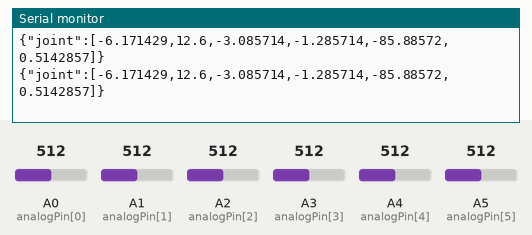
The sketch below on a simulated Arduino Uno, built with avr-gcc and run on an emulated ATmega328P. On the bench: the last lines printed to the serial monitor. The test bench sets the inputs (shaded band); at power-on: A0 (analogPin[0]) = 512, A1 (analogPin[1]) = 512, A2 (analogPin[2]) = 512, A3 (analogPin[3]) = 512, A4 (analogPin[4]) = 512, A5 (analogPin[5]) = 512.

Above: at 1.2 s.
1.3 s: A0 (analogPin[0]) set to 716
At 1.9 s:
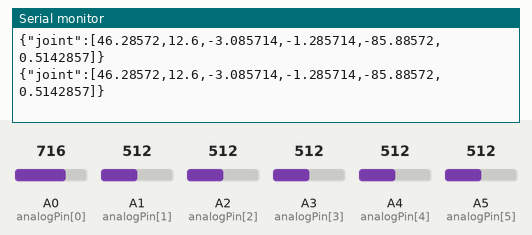
4.3 s: A1 (analogPin[1]) set to 30
At 5.2 s:
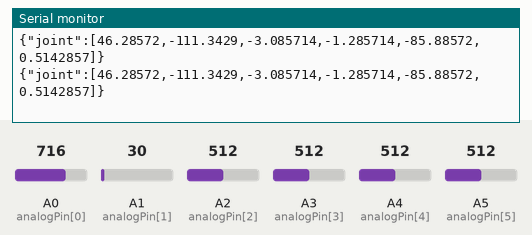
7.3 s: A2 (analogPin[2]) set to 30
At 8.4 s:
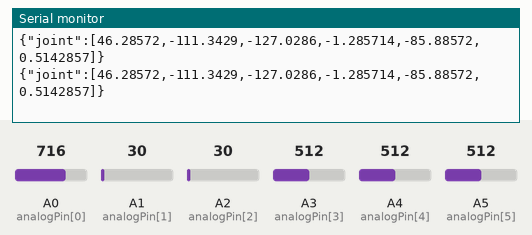

Measured:
- after the input at 1.3 s, the serial monitor: prints a new line at once (image 1)
- after the input at 4.3 s, the serial monitor: prints a new line at once (image 2)
- after the input at 7.3 s, the serial monitor: prints a new line at once (image 3)

The sketch:

transmitter.ino
```cpp
#include <ArduinoJson.h>

int sensorValue[6];
int analogPin[] = {
  A0, A1, A2, A3, A4, A5
};

int neutral_pos[] = {
  536, 463, 524, 517, 846, 510
};
int sign[] = {
  1, 1, 1, 1, 1, 1
};
float pos2deg = 90.0/350.0;
float pos2rad = 1.5707963/350;

DynamicJsonDocument doc(1024);

void setup() {
  Serial.begin(115200);
  // シリアルの初期化待ち
  while (!Serial) { }
}

void loop() {
  int i;
  for(i=0; i<6; i++){
    sensorValue[i] = analogRead(analogPin[i]);
    doc["joint"][i] = sign[i]*(sensorValue[i] - neutral_pos[i])*pos2deg;
  }
  serializeJson(doc, Serial);
  Serial.print("\n");

  delay(1);
}
```
